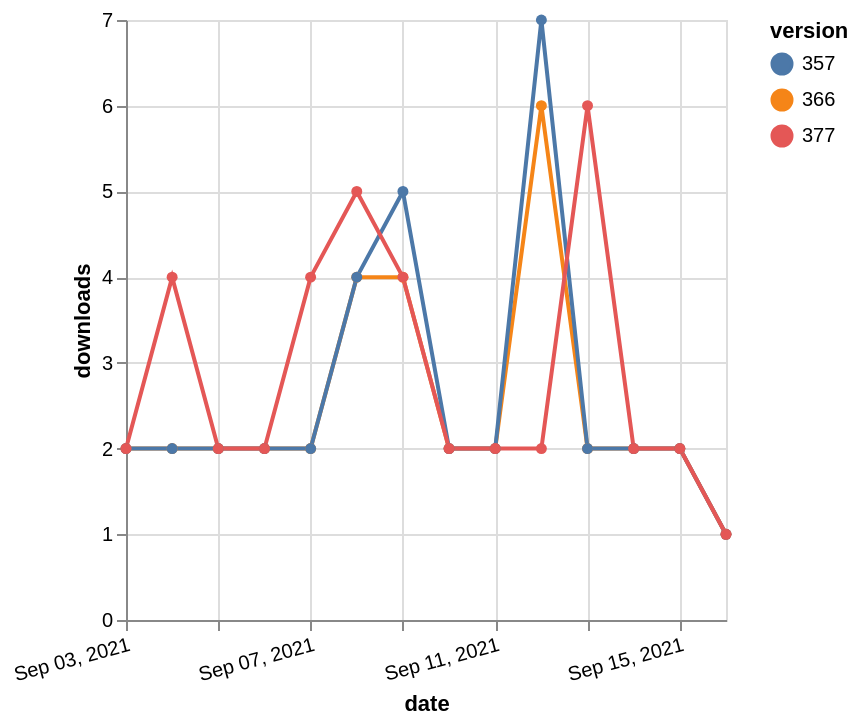

Vega-Lite specification stored for this chart:
### Vega-Lite specification from a JSON file in a GitHub repository (floating-point values rounded to 4 significant figures)
{"$schema": "https://vega.github.io/schema/vega-lite/v5.json", "description": "A simple bar chart with embedded data.", "data": {"values": [{"date": "2021-09-03", "total": 2532, "delta": 2, "version": "366"}, {"date": "2021-09-04", "total": 2534, "delta": 2, "version": "366"}, {"date": "2021-09-05", "total": 2536, "delta": 2, "version": "366"}, {"date": "2021-09-06", "total": 2538, "delta": 2, "version": "366"}, {"date": "2021-09-07", "total": 2540, "delta": 2, "version": "366"}, {"date": "2021-09-08", "total": 2544, "delta": 4, "version": "366"}, {"date": "2021-09-09", "total": 2548, "delta": 4, "version": "366"}, {"date": "2021-09-10", "total": 2550, "delta": 2, "version": "366"}, {"date": "2021-09-11", "total": 2552, "delta": 2, "version": "366"}, {"date": "2021-09-12", "total": 2558, "delta": 6, "version": "366"}, {"date": "2021-09-13", "total": 2560, "delta": 2, "version": "366"}, {"date": "2021-09-14", "total": 2562, "delta": 2, "version": "366"}, {"date": "2021-09-15", "total": 2564, "delta": 2, "version": "366"}, {"date": "2021-09-16", "total": 2565, "delta": 1, "version": "366"}, {"date": "2021-09-03", "total": 2962, "delta": 2, "version": "357"}, {"date": "2021-09-04", "total": 2964, "delta": 2, "version": "357"}, {"date": "2021-09-05", "total": 2966, "delta": 2, "version": "357"}, {"date": "2021-09-06", "total": 2968, "delta": 2, "version": "357"}, {"date": "2021-09-07", "total": 2970, "delta": 2, "version": "357"}, {"date": "2021-09-08", "total": 2974, "delta": 4, "version": "357"}, {"date": "2021-09-09", "total": 2979, "delta": 5, "version": "357"}, {"date": "2021-09-10", "total": 2981, "delta": 2, "version": "357"}, {"date": "2021-09-11", "total": 2983, "delta": 2, "version": "357"}, {"date": "2021-09-12", "total": 2990, "delta": 7, "version": "357"}, {"date": "2021-09-13", "total": 2992, "delta": 2, "version": "357"}, {"date": "2021-09-14", "total": 2994, "delta": 2, "version": "357"}, {"date": "2021-09-15", "total": 2996, "delta": 2, "version": "357"}, {"date": "2021-09-16", "total": 2997, "delta": 1, "version": "357"}, {"date": "2021-09-03", "total": 2187, "delta": 2, "version": "377"}, {"date": "2021-09-04", "total": 2191, "delta": 4, "version": "377"}, {"date": "2021-09-05", "total": 2193, "delta": 2, "version": "377"}, {"date": "2021-09-06", "total": 2195, "delta": 2, "version": "377"}, {"date": "2021-09-07", "total": 2199, "delta": 4, "version": "377"}, {"date": "2021-09-08", "total": 2204, "delta": 5, "version": "377"}, {"date": "2021-09-09", "total": 2208, "delta": 4, "version": "377"}, {"date": "2021-09-10", "total": 2210, "delta": 2, "version": "377"}, {"date": "2021-09-11", "total": 2212, "delta": 2, "version": "377"}, {"date": "2021-09-12", "total": 2214, "delta": 2, "version": "377"}, {"date": "2021-09-13", "total": 2220, "delta": 6, "version": "377"}, {"date": "2021-09-14", "total": 2222, "delta": 2, "version": "377"}, {"date": "2021-09-15", "total": 2224, "delta": 2, "version": "377"}, {"date": "2021-09-16", "total": 2225, "delta": 1, "version": "377"}]}, "width": "container", "mark": {"type": "line", "point": {"filled": true}}, "encoding": {"x": {"field": "date", "type": "temporal", "timeUnit": "yearmonthdate", "title": "date", "axis": {"labelAngle": -15}}, "y": {"field": "delta", "type": "quantitative", "title": "downloads"}, "color": {"field": "version", "type": "nominal"}, "tooltip": {"field": "delta"}}}
